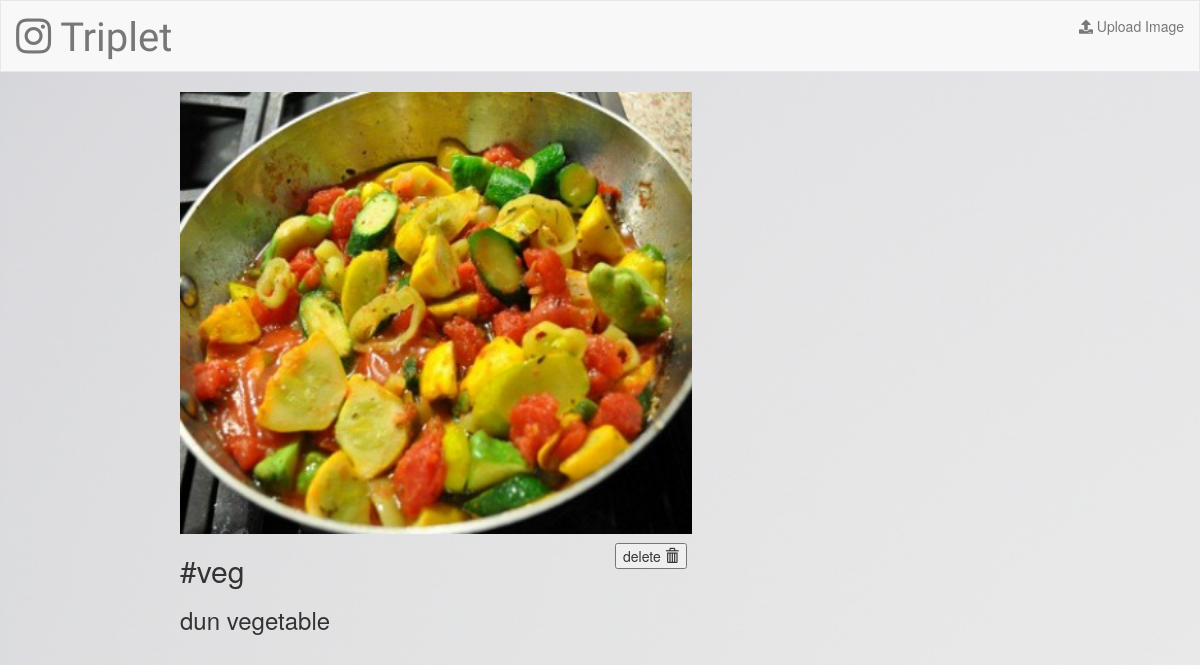
The app's page /gallery/6 with its own data.
### gallery/models.py (models this page shows, shortened)
class Album(models.Model):
    caption = models.CharField(max_length=500)
    hashtag = models.CharField(max_length=100)
    photo = models.FileField()

### gallery/views.py (the view)
# urls.py: path('<pk>',views.DetailView.as_view(), name='detail'),
class DetailView(generic.DetailView):
        model = Album
        template_name = 'gallery/detail.html'

### gallery/templates/gallery/detail.html (shortened to what this page needs)
{% extends 'gallery/base.html' %}
{% block body%}
   <div class="center">
        <form action="{% url 'gallery:album-delete' album.id %}" method="post" >
        <img src="{{ album.photo.url }}" height="442" width="512">
         <h2>#{{ album.hashtag }}</h2>
         <h3>{{ album.caption }}</h3>
            <button type="submit" class="deleteB">delete
                 <span class="glyphicon glyphicon-trash"></span>
            </button>
        </form>
    </div>
{% endblock %}

### gallery/static/gallery/style.css (style rules this page uses)
body { background: white url("images/background.jpg"); }
.center { display: block; margin-left: auto; margin-right: auto; width: 70%; }
.deleteB { position: relative; top: -100px; left: 435px; }

### records on screen
Album: photo (picture), hashtag "veg", caption "dun vegetable"
